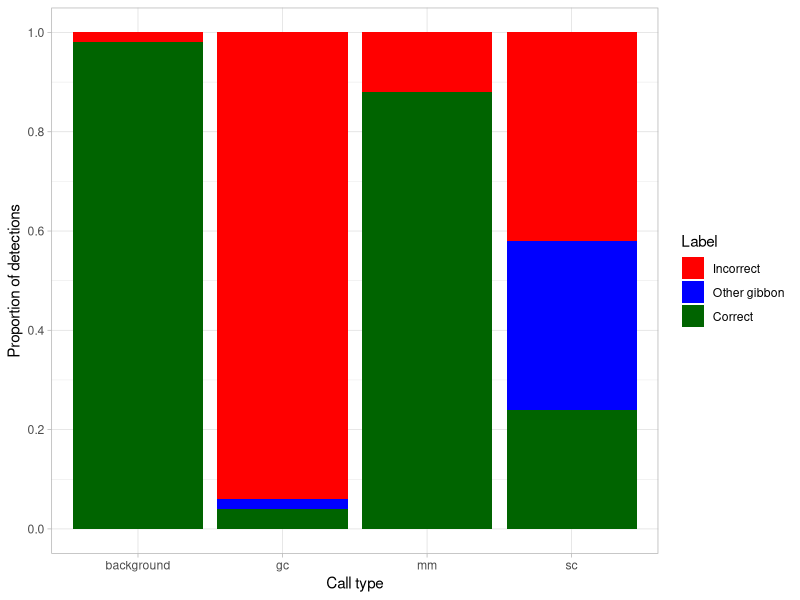
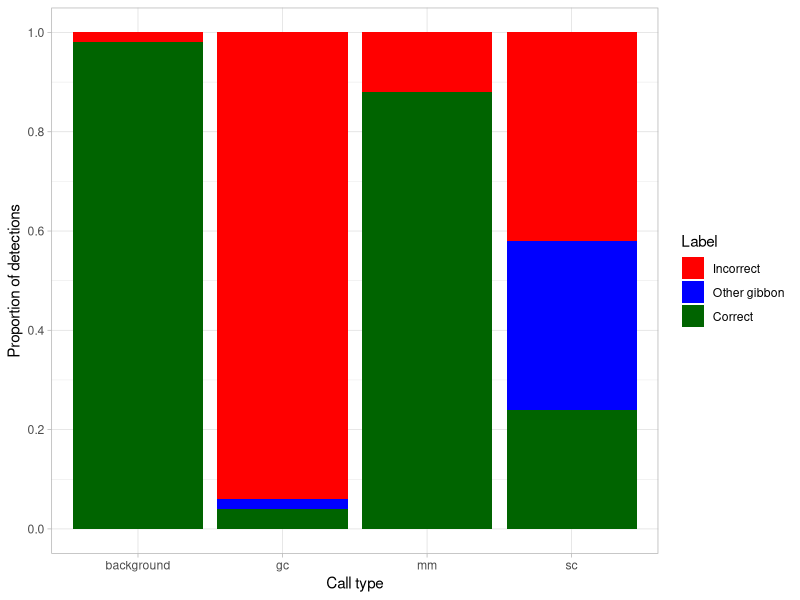

Recreate these plots in R, in order.
#Examining Precision of clips from whole gibbon range

#-----------------------------------
#1. Load input data
#setwd

#a) Loading my labelled clips
Labelled_1st <- read.csv("../data/B1_human_labels,_Labelling_validating_set_v5,_corrected_owl.csv")

#b) Loading metadata of selected clips
Metadata_1st <- read.csv("../data/B2_classifier_predictions,_Validating_2021_dataset,_shuffled_with_model_predictions.csv")
Model_MT <- Metadata_1st[,c(1,9:12,19,20,26)]

#-----------------------------------
#2. Getting word labels

#a) Extracting one hot labels
Labels_binary <- Labelled_1st[,c(2,4,5,6,7)]

#b) converting one hot to words label
Labels_name <- Labels_binary
Labels_name$label_background[Labels_name$label_background == 0] <-  "non-background"
Labels_name$label_background[Labels_name$label_background == 1] <-  "background"
Labels_name$label_gc[Labels_name$label_gc == 0] <-  "non-gc"
Labels_name$label_gc[Labels_name$label_gc == 1] <-  "gc"
Labels_name$label_mm[Labels_name$label_mm == 0] <-  "non-mm"
Labels_name$label_mm[Labels_name$label_mm == 1] <-  "mm"
Labels_name$label_sc[Labels_name$label_sc == 0] <-  "non-sc"
Labels_name$label_sc[Labels_name$label_sc == 1] <-  "sc"

##Extra
## #c) saving word label table
## write.csv(Labels_name, "../results/B3_Label_name_precision,_clips_1_to_200,_from_t3.csv", row.names = F)

#d) Combining model prediction and my labels
Validating_data <- data.frame(Labels_name, Model_MT)

#---------------------------------------------------------
#3. Calculating precision
library(tidyverse)

#---------
#a. finding number correct in a category
#i) background
bg_table <- table(which(Validating_data$label_background=="background") %in% 
            which(Validating_data$MT_background == "background" & Validating_data$MT_gc=="non-gc" & Validating_data$MT_mm=="non-mm" & Validating_data$MT_sc=="non-sc"))
background_correct <- as.numeric(bg_table)[2] #49

#ii) gc
gc_table <- table(which(Validating_data$label_gc=="gc") %in% 
                    which(Validating_data$MT_gc == "gc" & Validating_data$MT_background=="non-background" & Validating_data$MT_mm=="non-mm" & Validating_data$MT_sc=="non-sc"))
gc_correct <- as.numeric(gc_table)[2] #2

#iii) mm
mm_table <- table(which(Validating_data$label_mm=="mm") %in% 
                    which(Validating_data$MT_mm == "mm" & Validating_data$MT_background=="non-background" & Validating_data$MT_gc=="non-gc" & Validating_data$MT_sc=="non-sc"))
mm_correct <- as.numeric(mm_table)[2] #44

#iv) sc
sc_table <- table(which(Validating_data$label_sc=="sc") %in% 
                    which(Validating_data$MT_sc == "sc" & Validating_data$MT_background=="non-background" & Validating_data$MT_gc=="non-gc" & Validating_data$MT_mm=="non-mm" ))
sc_correct <- as.numeric(sc_table)[2] #12

#--------

#b. misclassified examining
#i) background misclassified
misclass_background <- Validating_data[which(Validating_data$MT_background == "background" & Validating_data$label_background=="non-background"),]
background_semi <- 0 #as NA #as all gibbon calls are in incorrect category
background_incorrect <- length(which(misclass_background$label_gc=="gc" | misclass_background$label_mm=="mm" | misclass_background$label_sc=="sc"))
  #1 incorrect ###1 mm and 1 sc
#49 correct

#ii) gc
#Examining gc misclassified
misclass_gc <- Validating_data[which(Validating_data$MT_gc == "gc" & Validating_data$label_gc=="non-gc"),]
gc_incorrect <- length(which(misclass_gc$label_background == "background" & misclass_gc$label_mm=="non-mm" & misclass_gc$label_sc=="non-sc"))
gc_semi <- length(which(misclass_gc$label_mm=="mm" | misclass_gc$label_sc=="sc"))
#2 correct, 1 other gibbon - 1 mm, 47 incorrect - background

#iii) mm
#Examining mm misclassified
misclass_mm <- Validating_data[which(Validating_data$MT_mm == "mm" & Validating_data$label_mm=="non-mm"),]
mm_incorrect <- length(which(misclass_mm$label_background == "background" & misclass_mm$label_gc=="non-gc" & misclass_mm$label_sc=="non-sc"))
mm_semi <- length(which(misclass_mm$label_gc=="gc" | misclass_mm$label_sc=="sc"))
#44 correct, 6 incorrect, 0 other gibbon

#iv) sc
#Examining sc misclassified
misclass_sc <- Validating_data[which(Validating_data$MT_sc == "sc" & Validating_data$label_sc=="non-sc"),]
sc_incorrect <- length(which(misclass_sc$label_background == "background" & misclass_sc$label_gc=="non-gc" & misclass_sc$label_mm=="non-mm"))
sc_semi <- length(which(misclass_sc$label_mm=="mm" | misclass_sc$label_gc=="gc")) #17 other gibbon
#12 correct, 17 other gibbon - 17 mm incl one which is gc too, 21 incorrect

#--------------------------------------------------------------------------------

#4. Making Precision proportion table

#a) adding raw values to a data frame
Raw_matches_table_short <- data.frame(Call_type=c("background","gc","mm","sc"),
                                      Correct=c(background_correct, gc_correct, mm_correct, sc_correct),
                                      Other_gibbon=c(background_semi, gc_semi, mm_semi, sc_semi),
                                      Incorrect=c(background_incorrect, gc_incorrect, mm_incorrect, sc_incorrect))
#    Call_type Correct Other_gibbon Incorrect
# 1 background      49            0         1
# 2         gc       2            1        47
# 3         mm      44            0         6
# 4         sc      12           17        21


#b) getting proportions
Clips_per_group = 50
Proportion_table_short <- cbind(Call_type = Raw_matches_table_short[,1],
                                Raw_matches_table_short[,c(2:4)]/Clips_per_group)
#    Call_type Correct Other_gibbon Incorrect
# 1 background    0.98            0      0.02
# 2         gc    0.04         0.02      0.94
# 3         mm    0.88         0.00      0.12
# 4         sc    0.24         0.34      0.42


#c) converting table from wide to long format
library(data.table)
Proportion_table <- melt(setDT(Proportion_table_short), id.vars = "Call_type", variable.name = "Labelled_type")
# Call_type Labelled_type value
# 1: background       Correct  0.98
# 2:         gc       Correct  0.04
# 3:         mm       Correct  0.88
# 4:         sc       Correct  0.24
# 5: background  Other_gibbon  0.00
# 6:         gc  Other_gibbon  0.02
# 7:         mm  Other_gibbon  0.00
# 8:         sc  Other_gibbon  0.34
# 9: background     Incorrect  0.02
# 10:         gc     Incorrect  0.94
# 11:         mm     Incorrect  0.12
# 12:         sc     Incorrect  0.42

#5. Making graph
##Other gibbon label
ggplot(Proportion_table, aes(x=Call_type, y=value, 
                             group = factor(Labelled_type, levels=c("Incorrect", "Other_gibbon", "Correct")) ))+
  geom_bar(stat="identity", position="stack", aes(fill=factor(Labelled_type)))+
  scale_fill_manual(labels=c("Correct", "Other gibbon", "Incorrect"),
                    values=c("darkgreen", "blue", "red"))+
  guides(fill=guide_legend(reverse=TRUE))+
  labs(x="Call type", y="Proportion of detections", fill="Label")+
  scale_y_continuous(breaks=seq(0,1,0.2))+
  theme_light()
ggsave("../results/B4_15dii.Proportion_validate_precision_clip_1_to_200_barplot,_corrected_bg_bar,_other_gibbon.png", width=6, height=6)




